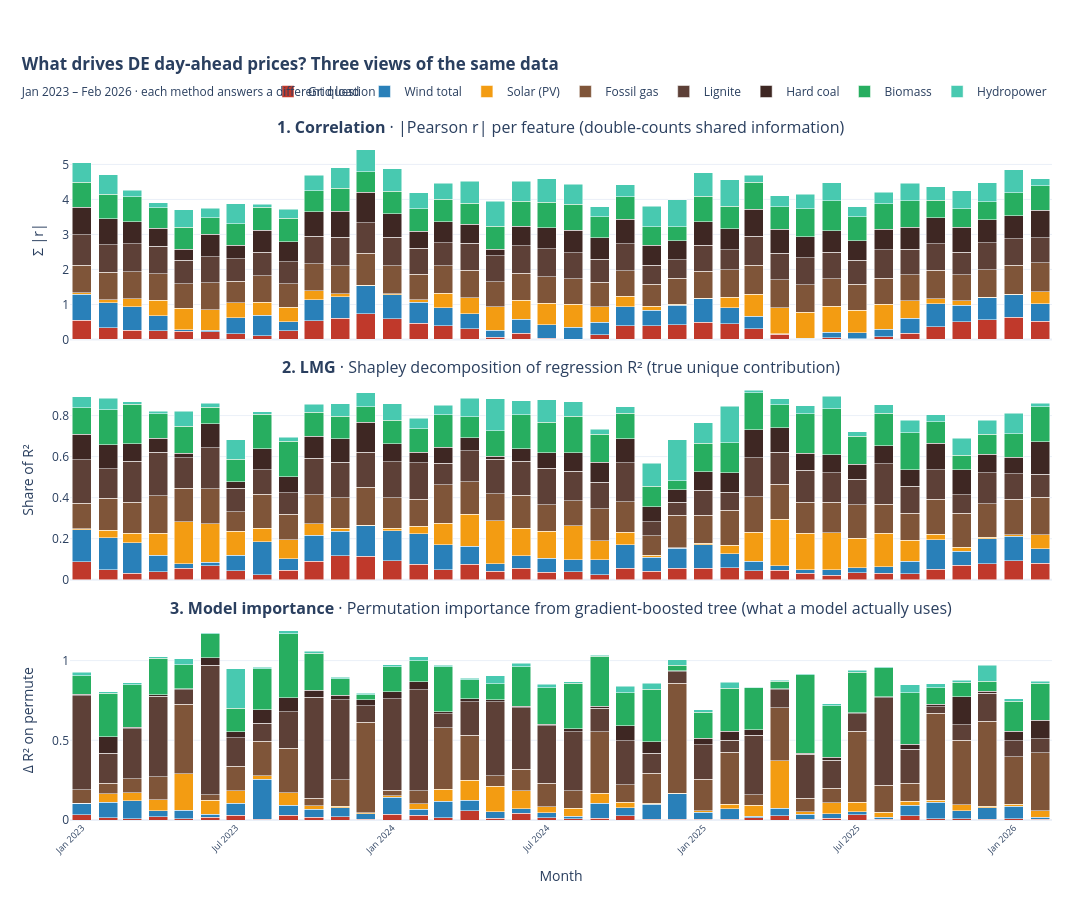

The notebook cell saved with this chart:
### Markdown cell above
### 5b. Three-way attribution — correlation vs LMG vs permutation

### Code cell
import pandas as pd
import numpy as np
import plotly.graph_objects as go
from plotly.subplots import make_subplots
from sklearn.linear_model import LinearRegression
from sklearn.ensemble import GradientBoostingRegressor
from sklearn.inspection import permutation_importance
from scipy.stats import pearsonr
from itertools import combinations

# ---- feature set ----
# For fair comparison across methods, use the same features everywhere.
# Residual load is excluded because it's a linear combo of others (would
# break LMG) — we'll discuss it separately.
FEATURES = {
    "Grid load":     "actual_cons__grid_load",
    "Wind total":    None,   # computed below
    "Solar (PV)":    "actual_gen__photovoltaics",
    "Fossil gas":    "actual_gen__fossil_gas",
    "Lignite":       "actual_gen__lignite",
    "Hard coal":     "actual_gen__hard_coal",
    "Biomass":       "actual_gen__biomass",
    "Hydropower":    "actual_gen__hydropower",
}
TARGET = "price__germany_luxembourg"

work = df.copy()
work["Wind total"] = (work["actual_gen__wind_onshore"]
                     + work["actual_gen__wind_offshore"])
FEATURES["Wind total"] = "Wind total"


# ---- method 1: Pearson correlation ----
def correlation_shares(X: pd.DataFrame, y: pd.Series) -> pd.Series:
    """Signed Pearson r per feature. Absolute value used for the chart."""
    return pd.Series({c: pearsonr(X[c], y)[0] for c in X.columns})


# ---- method 2: LMG (Shapley-value decomposition of R²) ----
def lmg_shares(X: pd.DataFrame, y: pd.Series) -> pd.Series:
    """Non-negative shares summing to R² of the full linear model."""
    feats = list(X.columns)
    n = len(feats)
    r2_cache = {(): 0.0}
    for size in range(1, n + 1):
        for subset in combinations(feats, size):
            key = tuple(sorted(subset))                   # <-- canonical key
            r2_cache[key] = (LinearRegression()
                             .fit(X[list(key)].values, y.values)
                             .score(X[list(key)].values, y.values))
    shares = {f: 0.0 for f in feats}
    for f in feats:
        for size in range(n):
            others = [o for o in feats if o != f]
            sub_list = list(combinations(others, size))
            marg = sum(
                r2_cache[tuple(sorted(s + (f,)))]
                - r2_cache[tuple(sorted(s))]
                for s in sub_list
            )
            shares[f] += marg / len(sub_list) / n
    return pd.Series(shares)

# ---- method 3: Permutation importance from a gradient-boosted tree ----
def model_importance(X: pd.DataFrame, y: pd.Series, random_state=0) -> pd.Series:
    """Permutation importance: mean drop in R² when a feature is shuffled."""
    model = GradientBoostingRegressor(
        n_estimators=100, max_depth=3, learning_rate=0.1,
        random_state=random_state,
    ).fit(X.values, y.values)
    imp = permutation_importance(
        model, X.values, y.values,
        n_repeats=5, random_state=random_state, scoring="r2",
    )
    return pd.Series(imp.importances_mean, index=X.columns)


# ---- run per month ----
work["year_month"] = work.index.to_period("M")
corr_rows, lmg_rows, imp_rows = [], [], []

for ym, g in work.groupby("year_month"):
    if len(g) < 500:
        continue
    X = g[list(FEATURES.values())].copy()
    X.columns = list(FEATURES.keys())
    y = g[TARGET]
    valid = X.notna().all(axis=1) & y.notna()
    X, y = X[valid], y[valid]
    if len(X) < 500:
        continue
    key = {"year_month": str(ym)}
    corr_rows.append({**key, **correlation_shares(X, y).to_dict()})
    lmg_rows.append ({**key, **lmg_shares(X, y).to_dict()})
    imp_rows.append ({**key, **model_importance(X, y).to_dict()})

corr_df = pd.DataFrame(corr_rows).set_index("year_month")
lmg_df  = pd.DataFrame(lmg_rows).set_index("year_month")
imp_df  = pd.DataFrame(imp_rows).set_index("year_month")

feat_order = list(FEATURES.keys())

# ---- plot: three stacked charts on shared x-axis ----
# Top:    |r| from correlation (so everything is positive and comparable)
# Middle: LMG share
# Bottom: permutation importance

COLORS = {
    "Grid load":   "#c0392b",
    "Wind total":  "#2980b9",
    "Solar (PV)":  "#f39c12",
    "Fossil gas":  "#7f5539",
    "Lignite":     "#5d4037",
    "Hard coal":   "#3e2723",
    "Biomass":     "#27ae60",
    "Hydropower":  "#48c9b0",
}

fig = make_subplots(
    rows=3, cols=1, shared_xaxes=True,
    vertical_spacing=0.06,
    subplot_titles=(
        "<b>1. Correlation</b> · |Pearson r| per feature (double-counts shared information)",
        "<b>2. LMG</b> · Shapley decomposition of regression R² (true unique contribution)",
        "<b>3. Model importance</b> · Permutation importance from gradient-boosted tree (what a model actually uses)",
    ),
)

def add_stack(data, row, showlegend):
    for feat in feat_order:
        y = data[feat].abs() if row == 1 else data[feat].clip(lower=0)
        fig.add_trace(go.Bar(
            x=data.index, y=y,
            name=feat, marker_color=COLORS[feat],
            legendgroup=feat, showlegend=showlegend,
            hovertemplate=(f"<b>{feat}</b><br>%{{x}}<br>"
                           "%{y:.3f}<extra></extra>"),
        ), row=row, col=1)

add_stack(corr_df, 1, showlegend=True)
add_stack(lmg_df,  2, showlegend=False)
add_stack(imp_df,  3, showlegend=False)

fig.update_layout(
    barmode="stack",
    title=dict(
        text="<b>What drives DE day-ahead prices? Three views of the same data</b>"
             "<br><sub>Jan 2023 – Feb 2026 · each method answers a different question</sub>",
        x=0.02, xanchor="left",
    ),
    height=900, width=1400,
    template="plotly_white",
    legend=dict(orientation="h", yanchor="bottom", y=1.05,
                xanchor="right", x=1),
    margin=dict(l=70, r=40, t=140, b=80),
)

for row, title in [(1, "Σ |r|"), (2, "Share of R²"), (3, "Δ R² on permute")]:
    fig.update_yaxes(title_text=title, row=row, col=1)
fig.update_xaxes(title_text="Month", row=3, col=1, tickangle=-45,
                 tickfont=dict(size=9))

fig.show()

# ---- printed summary: per-method annual means ----
for label, d in [("CORRELATION (|r|)", corr_df.abs()),
                 ("LMG (variance share)", lmg_df),
                 ("MODEL IMPORTANCE", imp_df)]:
    d = d.copy()
    d["year"] = pd.PeriodIndex(d.index, freq="M").year
    print(f"\n=== {label} · annual means ===")
    print(d.groupby("year")[feat_order].mean().round(3).T.to_string())

### Figure 1 — Plotly figure (JSON) as saved in the notebook; plotly's stock layout.template omitted (floating-point values rounded to 4 significant figures)
{"data": [{"hovertemplate": "<b>Grid load</b><br>%{x}<br>%{y:.3f}<extra></extra>", "legendgroup": "Grid load", "marker": {"color": "#c0392b"}, "name": "Grid load", "showlegend": true, "type": "bar", "x": ["2023-01", "2023-02", "2023-03", "2023-04", "2023-05", "2023-06", "2023-07", "2023-08", "2023-09", "2023-10", "2023-11", "2023-12", "2024-01", "2024-02", "2024-03", "2024-04", "2024-05", "2024-06", "2024-07", "2024-08", "2024-09", "2024-10", "2024-11", "2024-12", "2025-01", "2025-02", "2025-03", "2025-04", "2025-05", "2025-06", "2025-07", "2025-08", "2025-09", "2025-10", "2025-11", "2025-12", "2026-01", "2026-02"], "xaxis": "x", "y": [0.5528, 0.3411, 0.2676, 0.2535, 0.2342, 0.2135, 0.1592, 0.1036, 0.2483, 0.5313, 0.6102, 0.7306, 0.5981, 0.4598, 0.3894, 0.3075, 0.07017, 0.181, 0.03333, 0.01309, 0.1402, 0.3874, 0.3887, 0.4253, 0.4885, 0.4497, 0.3015, 0.1528, 0.016, 0.04615, 0.01385, 0.08474, 0.1789, 0.3608, 0.4999, 0.5635, 0.6391, 0.518], "yaxis": "y"}, {"hovertemplate": "<b>Wind total</b><br>%{x}<br>%{y:.3f}<extra></extra>", "legendgroup": "Wind total", "marker": {"color": "#2980b9"}, "name": "Wind total", "showlegend": true, "type": "bar", "x": ["2023-01", "2023-02", "2023-03", "2023-04", "2023-05", "2023-06", "2023-07", "2023-08", "2023-09", "2023-10", "2023-11", "2023-12", "2024-01", "2024-02", "2024-03", "2024-04", "2024-05", "2024-06", "2024-07", "2024-08", "2024-09", "2024-10", "2024-11", "2024-12", "2025-01", "2025-02", "2025-03", "2025-04", "2025-05", "2025-06", "2025-07", "2025-08", "2025-09", "2025-10", "2025-11", "2025-12", "2026-01", "2026-02"], "xaxis": "x", "y": [0.7443, 0.7123, 0.6657, 0.4232, 0.04379, 0.04936, 0.4635, 0.5948, 0.2635, 0.6052, 0.6128, 0.7977, 0.6808, 0.604, 0.5238, 0.4339, 0.1946, 0.3929, 0.3813, 0.333, 0.3568, 0.5494, 0.448, 0.557, 0.6743, 0.4636, 0.3585, 0.004534, 0.02226, 0.1531, 0.1829, 0.2107, 0.4229, 0.6612, 0.4806, 0.6259, 0.6395, 0.4978], "yaxis": "y"}, {"hovertemplate": "<b>Solar (PV)</b><br>%{x}<br>%{y:.3f}<extra></extra>", "legendgroup": "Solar (PV)", "marker": {"color": "#f39c12"}, "name": "Solar (PV)", "showlegend": true, "type": "bar", "x": ["2023-01", "2023-02", "2023-03", "2023-04", "2023-05", "2023-06", "2023-07", "2023-08", "2023-09", "2023-10", "2023-11", "2023-12", "2024-01", "2024-02", "2024-03", "2024-04", "2024-05", "2024-06", "2024-07", "2024-08", "2024-09", "2024-10", "2024-11", "2024-12", "2025-01", "2025-02", "2025-03", "2025-04", "2025-05", "2025-06", "2025-07", "2025-08", "2025-09", "2025-10", "2025-11", "2025-12", "2026-01", "2026-02"], "xaxis": "x", "y": [0.04456, 0.07828, 0.2319, 0.4369, 0.6077, 0.5907, 0.4215, 0.3626, 0.4102, 0.2559, 0.07828, 0.02574, 0.02238, 0.0721, 0.4102, 0.4564, 0.6751, 0.5424, 0.6156, 0.6651, 0.4436, 0.2949, 0.1099, 0.01843, 0.01133, 0.288, 0.6322, 0.7504, 0.7337, 0.7487, 0.6447, 0.7041, 0.4996, 0.1481, 0.1199, 0.01897, 0.01375, 0.3442], "yaxis": "y"}, {"hovertemplate": "<b>Fossil gas</b><br>%{x}<br>%{y:.3f}<extra></extra>", "legendgroup": "Fossil gas", "marker": {"color": "#7f5539"}, "name": "Fossil gas", "showlegend": true, "type": "bar", "x": ["2023-01", "2023-02", "2023-03", "2023-04", "2023-05", "2023-06", "2023-07", "2023-08", "2023-09", "2023-10", "2023-11", "2023-12", "2024-01", "2024-02", "2024-03", "2024-04", "2024-05", "2024-06", "2024-07", "2024-08", "2024-09", "2024-10", "2024-11", "2024-12", "2025-01", "2025-02", "2025-03", "2025-04", "2025-05", "2025-06", "2025-07", "2025-08", "2025-09", "2025-10", "2025-11", "2025-12", "2026-01", "2026-02"], "xaxis": "x", "y": [0.7832, 0.7943, 0.765, 0.7633, 0.7122, 0.7627, 0.6256, 0.7665, 0.6695, 0.7668, 0.805, 0.9158, 0.8025, 0.7231, 0.7853, 0.7809, 0.7053, 0.7818, 0.7584, 0.726, 0.6876, 0.7349, 0.6337, 0.7453, 0.7785, 0.7884, 0.8335, 0.7946, 0.791, 0.7893, 0.7336, 0.7556, 0.7452, 0.8099, 0.7534, 0.7864, 0.8291, 0.8337], "yaxis": "y"}, {"hovertemplate": "<b>Lignite</b><br>%{x}<br>%{y:.3f}<extra></extra>", "legendgroup": "Lignite", "marker": {"color": "#5d4037"}, "name": "Lignite", "showlegend": true, "type": "bar", "x": ["2023-01", "2023-02", "2023-03", "2023-04", "2023-05", "2023-06", "2023-07", "2023-08", "2023-09", "2023-10", "2023-11", "2023-12", "2024-01", "2024-02", "2024-03", "2024-04", "2024-05", "2024-06", "2024-07", "2024-08", "2024-09", "2024-10", "2024-11", "2024-12", "2025-01", "2025-02", "2025-03", "2025-04", "2025-05", "2025-06", "2025-07", "2025-08", "2025-09", "2025-10", "2025-11", "2025-12", "2026-01", "2026-02"], "xaxis": "x", "y": [0.8709, 0.7745, 0.8106, 0.7874, 0.6689, 0.741, 0.6404, 0.6678, 0.6336, 0.7902, 0.8106, 0.872, 0.8184, 0.7528, 0.6581, 0.7688, 0.7411, 0.7746, 0.8021, 0.7416, 0.6651, 0.7622, 0.5426, 0.5324, 0.7328, 0.5726, 0.8261, 0.7659, 0.7693, 0.7504, 0.6934, 0.8021, 0.738, 0.7547, 0.6392, 0.7725, 0.7518, 0.7074], "yaxis": "y"}, {"hovertemplate": "<b>Hard coal</b><br>%{x}<br>%{y:.3f}<extra></extra>", "legendgroup": "Hard coal", "marker": {"color": "#3e2723"}, "name": "Hard coal", "showlegend": true, "type": "bar", "x": ["2023-01", "2023-02", "2023-03", "2023-04", "2023-05", "2023-06", "2023-07", "2023-08", "2023-09", "2023-10", "2023-11", "2023-12", "2024-01", "2024-02", "2024-03", "2024-04", "2024-05", "2024-06", "2024-07", "2024-08", "2024-09", "2024-10", "2024-11", "2024-12", "2025-01", "2025-02", "2025-03", "2025-04", "2025-05", "2025-06", "2025-07", "2025-08", "2025-09", "2025-10", "2025-11", "2025-12", "2026-01", "2026-02"], "xaxis": "x", "y": [0.7852, 0.7447, 0.6181, 0.5106, 0.3154, 0.6521, 0.3832, 0.6223, 0.5635, 0.6939, 0.7482, 0.8605, 0.6706, 0.4805, 0.5965, 0.5465, 0.1981, 0.5584, 0.5942, 0.6355, 0.6074, 0.7003, 0.5697, 0.5368, 0.6807, 0.6061, 0.7674, 0.6809, 0.5974, 0.6239, 0.5501, 0.5983, 0.6217, 0.7369, 0.7143, 0.6568, 0.6595, 0.7887], "yaxis": "y"}, {"hovertemplate": "<b>Biomass</b><br>%{x}<br>%{y:.3f}<extra></extra>", "legendgroup": "Biomass", "marker": {"color": "#27ae60"}, "name": "Biomass", "showlegend": true, "type": "bar", "x": ["2023-01", "2023-02", "2023-03", "2023-04", "2023-05", "2023-06", "2023-07", "2023-08", "2023-09", "2023-10", "2023-11", "2023-12", "2024-01", "2024-02", "2024-03", "2024-04", "2024-05", "2024-06", "2024-07", "2024-08", "2024-09", "2024-10", "2024-11", "2024-12", "2025-01", "2025-02", "2025-03", "2025-04", "2025-05", "2025-06", "2025-07", "2025-08", "2025-09", "2025-10", "2025-11", "2025-12", "2026-01", "2026-02"], "xaxis": "x", "y": [0.7181, 0.7093, 0.7207, 0.5834, 0.624, 0.4742, 0.6115, 0.6666, 0.6705, 0.6067, 0.6564, 0.5879, 0.6459, 0.6408, 0.6453, 0.5991, 0.6504, 0.7186, 0.7355, 0.7548, 0.611, 0.6483, 0.522, 0.3991, 0.7224, 0.6442, 0.7717, 0.636, 0.8027, 0.8535, 0.6887, 0.7272, 0.7538, 0.5068, 0.5342, 0.5053, 0.6533, 0.704], "yaxis": "y"}, {"hovertemplate": "<b>Hydropower</b><br>%{x}<br>%{y:.3f}<extra></extra>", "legendgroup": "Hydropower", "marker": {"color": "#48c9b0"}, "name": "Hydropower", "showlegend": true, "type": "bar", "x": ["2023-01", "2023-02", "2023-03", "2023-04", "2023-05", "2023-06", "2023-07", "2023-08", "2023-09", "2023-10", "2023-11", "2023-12", "2024-01", "2024-02", "2024-03", "2024-04", "2024-05", "2024-06", "2024-07", "2024-08", "2024-09", "2024-10", "2024-11", "2024-12", "2025-01", "2025-02", "2025-03", "2025-04", "2025-05", "2025-06", "2025-07", "2025-08", "2025-09", "2025-10", "2025-11", "2025-12", "2026-01", "2026-02"], "xaxis": "x", "y": [0.554, 0.5489, 0.1886, 0.1489, 0.4998, 0.2629, 0.5708, 0.07437, 0.2652, 0.4375, 0.5814, 0.6236, 0.6326, 0.4534, 0.4491, 0.6306, 0.708, 0.5663, 0.674, 0.5624, 0.2754, 0.3417, 0.593, 0.772, 0.6738, 0.7573, 0.202, 0.3192, 0.4126, 0.5174, 0.289, 0.3164, 0.5017, 0.3832, 0.5042, 0.5526, 0.6568, 0.1999], "yaxis": "y"}, {"hovertemplate": "<b>Grid load</b><br>%{x}<br>%{y:.3f}<extra></extra>", "legendgroup": "Grid load", "marker": {"color": "#c0392b"}, "name": "Grid load", "showlegend": false, "type": "bar", "x": ["2023-01", "2023-02", "2023-03", "2023-04", "2023-05", "2023-06", "2023-07", "2023-08", "2023-09", "2023-10", "2023-11", "2023-12", "2024-01", "2024-02", "2024-03", "2024-04", "2024-05", "2024-06", "2024-07", "2024-08", "2024-09", "2024-10", "2024-11", "2024-12", "2025-01", "2025-02", "2025-03", "2025-04", "2025-05", "2025-06", "2025-07", "2025-08", "2025-09", "2025-10", "2025-11", "2025-12", "2026-01", "2026-02"], "xaxis": "x2", "y": [0.08866, 0.04756, 0.03152, 0.03999, 0.05516, 0.06714, 0.04324, 0.02377, 0.04726, 0.08929, 0.1161, 0.1136, 0.09306, 0.07509, 0.04803, 0.07618, 0.04123, 0.05712, 0.03548, 0.03869, 0.02422, 0.05624, 0.04015, 0.05648, 0.05653, 0.05844, 0.04265, 0.04572, 0.03067, 0.02123, 0.03361, 0.03193, 0.02832, 0.051, 0.0697, 0.07871, 0.0933, 0.07984], "yaxis": "y2"}, {"hovertemplate": "<b>Wind total</b><br>%{x}<br>%{y:.3f}<extra></extra>", "legendgroup": "Wind total", "marker": {"color": "#2980b9"}, "name": "Wind total", "showlegend": false, "type": "bar", "x": ["2023-01", "2023-02", "2023-03", "2023-04", "2023-05", "2023-06", "2023-07", "2023-08", "2023-09", "2023-10", "2023-11", "2023-12", "2024-01", "2024-02", "2024-03", "2024-04", "2024-05", "2024-06", "2024-07", "2024-08", "2024-09", "2024-10", "2024-11", "2024-12", "2025-01", "2025-02", "2025-03", "2025-04", "2025-05", "2025-06", "2025-07", "2025-08", "2025-09", "2025-10", "2025-11", "2025-12", "2026-01", "2026-02"], "xaxis": "x2", "y": [0.1539, 0.1578, 0.1488, 0.0783, 0.02344, 0.0183, 0.07693, 0.1615, 0.05472, 0.1264, 0.1194, 0.1496, 0.1447, 0.1489, 0.1224, 0.08796, 0.03724, 0.05974, 0.0685, 0.05792, 0.07396, 0.115, 0.07033, 0.09717, 0.1143, 0.06922, 0.04813, 0.0235, 0.01679, 0.02724, 0.02383, 0.03069, 0.06166, 0.1436, 0.06969, 0.1212, 0.1183, 0.07143], "yaxis": "y2"}, {"hovertemplate": "<b>Solar (PV)</b><br>%{x}<br>%{y:.3f}<extra></extra>", "legendgroup": "Solar (PV)", "marker": {"color": "#f39c12"}, "name": "Solar (PV)", "showlegend": false, "type": "bar", "x": ["2023-01", "2023-02", "2023-03", "2023-04", "2023-05", "2023-06", "2023-07", "2023-08", "2023-09", "2023-10", "2023-11", "2023-12", "2024-01", "2024-02", "2024-03", "2024-04", "2024-05", "2024-06", "2024-07", "2024-08", "2024-09", "2024-10", "2024-11", "2024-12", "2025-01", "2025-02", "2025-03", "2025-04", "2025-05", "2025-06", "2025-07", "2025-08", "2025-09", "2025-10", "2025-11", "2025-12", "2026-01", "2026-02"], "xaxis": "x2", "y": [0.004863, 0.03669, 0.0456, 0.1083, 0.203, 0.1863, 0.1163, 0.06504, 0.09375, 0.05774, 0.01603, 0.002765, 0.01223, 0.03741, 0.1041, 0.1558, 0.2084, 0.1335, 0.1323, 0.1663, 0.09137, 0.05925, 0.008552, 0.003343, 0.005973, 0.04033, 0.1403, 0.2266, 0.1784, 0.181, 0.1441, 0.1644, 0.1014, 0.02792, 0.01864, 0.006501, 0.008655, 0.06707], "yaxis": "y2"}, {"hovertemplate": "<b>Fossil gas</b><br>%{x}<br>%{y:.3f}<extra></extra>", "legendgroup": "Fossil gas", "marker": {"color": "#7f5539"}, "name": "Fossil gas", "showlegend": false, "type": "bar", "x": ["2023-01", "2023-02", "2023-03", "2023-04", "2023-05", "2023-06", "2023-07", "2023-08", "2023-09", "2023-10", "2023-11", "2023-12", "2024-01", "2024-02", "2024-03", "2024-04", "2024-05", "2024-06", "2024-07", "2024-08", "2024-09", "2024-10", "2024-11", "2024-12", "2025-01", "2025-02", "2025-03", "2025-04", "2025-05", "2025-06", "2025-07", "2025-08", "2025-09", "2025-10", "2025-11", "2025-12", "2026-01", "2026-02"], "xaxis": "x2", "y": [0.1241, 0.1541, 0.1527, 0.1823, 0.1642, 0.1709, 0.09366, 0.1653, 0.1242, 0.1395, 0.1482, 0.1852, 0.1483, 0.131, 0.1876, 0.1573, 0.1332, 0.161, 0.1291, 0.1223, 0.1557, 0.1492, 0.09438, 0.1579, 0.1384, 0.1714, 0.1722, 0.1684, 0.1514, 0.1485, 0.1628, 0.1404, 0.1334, 0.1705, 0.1661, 0.1648, 0.1718, 0.1846], "yaxis": "y2"}, {"hovertemplate": "<b>Lignite</b><br>%{x}<br>%{y:.3f}<extra></extra>", "legendgroup": "Lignite", "marker": {"color": "#5d4037"}, "name": "Lignite", "showlegend": false, "type": "bar", "x": ["2023-01", "2023-02", "2023-03", "2023-04", "2023-05", "2023-06", "2023-07", "2023-08", "2023-09", "2023-10", "2023-11", "2023-12", "2024-01", "2024-02", "2024-03", "2024-04", "2024-05", "2024-06", "2024-07", "2024-08", "2024-09", "2024-10", "2024-11", "2024-12", "2025-01", "2025-02", "2025-03", "2025-04", "2025-05", "2025-06", "2025-07", "2025-08", "2025-09", "2025-10", "2025-11", "2025-12", "2026-01", "2026-02"], "xaxis": "x2", "y": [0.2129, 0.1444, 0.1977, 0.213, 0.1489, 0.2016, 0.1162, 0.1214, 0.1049, 0.1792, 0.1716, 0.1688, 0.1757, 0.177, 0.1056, 0.1525, 0.1678, 0.1653, 0.1791, 0.1437, 0.1306, 0.1894, 0.07012, 0.0618, 0.1221, 0.08798, 0.192, 0.1575, 0.1559, 0.1436, 0.1253, 0.1977, 0.1299, 0.1421, 0.09001, 0.1512, 0.1246, 0.1113], "yaxis": "y2"}, {"hovertemplate": "<b>Hard coal</b><br>%{x}<br>%{y:.3f}<extra></extra>", "legendgroup": "Hard coal", "marker": {"color": "#3e2723"}, "name": "Hard coal", "showlegend": false, "type": "bar", "x": ["2023-01", "2023-02", "2023-03", "2023-04", "2023-05", "2023-06", "2023-07", "2023-08", "2023-09", "2023-10", "2023-11", "2023-12", "2024-01", "2024-02", "2024-03", "2024-04", "2024-05", "2024-06", "2024-07", "2024-08", "2024-09", "2024-10", "2024-11", "2024-12", "2025-01", "2025-02", "2025-03", "2025-04", "2025-05", "2025-06", "2025-07", "2025-08", "2025-09", "2025-10", "2025-11", "2025-12", "2026-01", "2026-02"], "xaxis": "x2", "y": [0.1249, 0.1184, 0.08711, 0.06773, 0.02221, 0.1167, 0.02992, 0.1015, 0.07825, 0.1062, 0.1153, 0.1474, 0.08801, 0.05282, 0.07697, 0.06231, 0.01388, 0.06178, 0.07382, 0.0888, 0.09704, 0.1178, 0.07235, 0.06261, 0.08848, 0.09337, 0.1367, 0.1181, 0.0829, 0.08783, 0.07236, 0.0881, 0.08061, 0.1306, 0.1225, 0.09006, 0.07994, 0.157], "yaxis": "y2"}, {"hovertemplate": "<b>Biomass</b><br>%{x}<br>%{y:.3f}<extra></extra>", "legendgroup": "Biomass", "marker": {"color": "#27ae60"}, "name": "Biomass", "showlegend": false, "type": "bar", "x": ["2023-01", "2023-02", "2023-03", "2023-04", "2023-05", "2023-06", "2023-07", "2023-08", "2023-09", "2023-10", "2023-11", "2023-12", "2024-01", "2024-02", "2024-03", "2024-04", "2024-05", "2024-06", "2024-07", "2024-08", "2024-09", "2024-10", "2024-11", "2024-12", "2025-01", "2025-02", "2025-03", "2025-04", "2025-05", "2025-06", "2025-07", "2025-08", "2025-09", "2025-10", "2025-11", "2025-12", "2026-01", "2026-02"], "xaxis": "x2", "y": [0.1286, 0.1686, 0.1926, 0.1202, 0.1309, 0.07931, 0.111, 0.1687, 0.1718, 0.1189, 0.111, 0.07562, 0.1158, 0.1143, 0.1598, 0.1019, 0.1232, 0.1664, 0.1489, 0.1781, 0.1366, 0.1244, 0.09854, 0.04194, 0.1393, 0.1476, 0.1802, 0.1141, 0.1924, 0.2232, 0.1362, 0.159, 0.1818, 0.1035, 0.06909, 0.09674, 0.1151, 0.172], "yaxis": "y2"}, {"hovertemplate": "<b>Hydropower</b><br>%{x}<br>%{y:.3f}<extra></extra>", "legendgroup": "Hydropower", "marker": {"color": "#48c9b0"}, "name": "Hydropower", "showlegend": false, "type": "bar", "x": ["2023-01", "2023-02", "2023-03", "2023-04", "2023-05", "2023-06", "2023-07", "2023-08", "2023-09", "2023-10", "2023-11", "2023-12", "2024-01", "2024-02", "2024-03", "2024-04", "2024-05", "2024-06", "2024-07", "2024-08", "2024-09", "2024-10", "2024-11", "2024-12", "2025-01", "2025-02", "2025-03", "2025-04", "2025-05", "2025-06", "2025-07", "2025-08", "2025-09", "2025-10", "2025-11", "2025-12", "2026-01", "2026-02"], "xaxis": "x2", "y": [0.05407, 0.05766, 0.01208, 0.0104, 0.07422, 0.02062, 0.09526, 0.01028, 0.01884, 0.03879, 0.06081, 0.06754, 0.0797, 0.05119, 0.04584, 0.09133, 0.1558, 0.06762, 0.1091, 0.07221, 0.02465, 0.0307, 0.1129, 0.2006, 0.09903, 0.1779, 0.01127, 0.02785, 0.04003, 0.06263, 0.02419, 0.03991, 0.06039, 0.03443, 0.08325, 0.06773, 0.1003, 0.0172], "yaxis": "y2"}, {"hovertemplate": "<b>Grid load</b><br>%{x}<br>%{y:.3f}<extra></extra>", "legendgroup": "Grid load", "marker": {"color": "#c0392b"}, "name": "Grid load", "showlegend": false, "type": "bar", "x": ["2023-01", "2023-02", "2023-03", "2023-04", "2023-05", "2023-06", "2023-07", "2023-08", "2023-09", "2023-10", "2023-11", "2023-12", "2024-01", "2024-02", "2024-03", "2024-04", "2024-05", "2024-06", "2024-07", "2024-08", "2024-09", "2024-10", "2024-11", "2024-12", "2025-01", "2025-02", "2025-03", "2025-04", "2025-05", "2025-06", "2025-07", "2025-08", "2025-09", "2025-10", "2025-11", "2025-12", "2026-01", "2026-02"], "xaxis": "x3", "y": [0.03427, 0.01514, 0.007628, 0.02189, 0.008271, 0.01881, 0.029, 0.003875, 0.02966, 0.01615, 0.02021, 0.005091, 0.03482, 0.02997, 0.01299, 0.05705, 0.01058, 0.04084, 0.01488, 0.006407, 0.01087, 0.02696, 0.003684, 0.003988, 0.00505, 0.003674, 0.01281, 0.0258, 0.004012, 0.01159, 0.03349, 0.005949, 0.02629, 0.008769, 0.007651, 0.004993, 0.006778, 0.005249], "yaxis": "y3"}, {"hovertemplate": "<b>Wind total</b><br>%{x}<br>%{y:.3f}<extra></extra>", "legendgroup": "Wind total", "marker": {"color": "#2980b9"}, "name": "Wind total", "showlegend": false, "type": "bar", "x": ["2023-01", "2023-02", "2023-03", "2023-04", "2023-05", "2023-06", "2023-07", "2023-08", "2023-09", "2023-10", "2023-11", "2023-12", "2024-01", "2024-02", "2024-03", "2024-04", "2024-05", "2024-06", "2024-07", "2024-08", "2024-09", "2024-10", "2024-11", "2024-12", "2025-01", "2025-02", "2025-03", "2025-04", "2025-05", "2025-06", "2025-07", "2025-08", "2025-09", "2025-10", "2025-11", "2025-12", "2026-01", "2026-02"], "xaxis": "x3", "y": [0.06935, 0.09487, 0.1142, 0.03467, 0.05187, 0.01625, 0.07694, 0.251, 0.0639, 0.0504, 0.05606, 0.0339, 0.1089, 0.03752, 0.1061, 0.06835, 0.03982, 0.02926, 0.03152, 0.01572, 0.09367, 0.04876, 0.09537, 0.1613, 0.04337, 0.06803, 0.009921, 0.0476, 0.03291, 0.02801, 0.01726, 0.01148, 0.06514, 0.1038, 0.05135, 0.07319, 0.08081, 0.0132], "yaxis": "y3"}, {"hovertemplate": "<b>Solar (PV)</b><br>%{x}<br>%{y:.3f}<extra></extra>", "legendgroup": "Solar (PV)", "marker": {"color": "#f39c12"}, "name": "Solar (PV)", "showlegend": false, "type": "bar", "x": ["2023-01", "2023-02", "2023-03", "2023-04", "2023-05", "2023-06", "2023-07", "2023-08", "2023-09", "2023-10", "2023-11", "2023-12", "2024-01", "2024-02", "2024-03", "2024-04", "2024-05", "2024-06", "2024-07", "2024-08", "2024-09", "2024-10", "2024-11", "2024-12", "2025-01", "2025-02", "2025-03", "2025-04", "2025-05", "2025-06", "2025-07", "2025-08", "2025-09", "2025-10", "2025-11", "2025-12", "2026-01", "2026-02"], "xaxis": "x3", "y": [0.002176, 0.05576, 0.04792, 0.07, 0.2289, 0.08788, 0.07859, 0.02178, 0.07694, 0.02302, 0.01136, 0.005325, 0.009581, 0.03443, 0.073, 0.1249, 0.1627, 0.1129, 0.03798, 0.05269, 0.06221, 0.03691, 0.005827, 0.003572, 0.008759, 0.0276, 0.06929, 0.2972, 0.01566, 0.06748, 0.06207, 0.03044, 0.02606, 0.01205, 0.03614, 0.009418, 0.0113, 0.04096], "yaxis": "y3"}, {"hovertemplate": "<b>Fossil gas</b><br>%{x}<br>%{y:.3f}<extra></extra>", "legendgroup": "Fossil gas", "marker": {"color": "#7f5539"}, "name": "Fossil gas", "showlegend": false, "type": "bar", "x": ["2023-01", "2023-02", "2023-03", "2023-04", "2023-05", "2023-06", "2023-07", "2023-08", "2023-09", "2023-10", "2023-11", "2023-12", "2024-01", "2024-02", "2024-03", "2024-04", "2024-05", "2024-06", "2024-07", "2024-08", "2024-09", "2024-10", "2024-11", "2024-12", "2025-01", "2025-02", "2025-03", "2025-04", "2025-05", "2025-06", "2025-07", "2025-08", "2025-09", "2025-10", "2025-11", "2025-12", "2026-01", "2026-02"], "xaxis": "x3", "y": [0.08492, 0.06608, 0.09041, 0.1459, 0.4363, 0.03498, 0.1513, 0.2174, 0.2792, 0.04669, 0.1655, 0.5683, 0.03483, 0.08305, 0.3863, 0.2816, 0.06466, 0.1359, 0.1465, 0.1084, 0.3873, 0.109, 0.1872, 0.688, 0.1996, 0.3253, 0.06722, 0.3343, 0.085, 0.09143, 0.4426, 0.1687, 0.1132, 0.5444, 0.4054, 0.5318, 0.2971, 0.3633], "yaxis": "y3"}, {"hovertemplate": "<b>Lignite</b><br>%{x}<br>%{y:.3f}<extra></extra>", "legendgroup": "Lignite", "marker": {"color": "#5d4037"}, "name": "Lignite", "showlegend": false, "type": "bar", "x": ["2023-01", "2023-02", "2023-03", "2023-04", "2023-05", "2023-06", "2023-07", "2023-08", "2023-09", "2023-10", "2023-11", "2023-12", "2024-01", "2024-02", "2024-03", "2024-04", "2024-05", "2024-06", "2024-07", "2024-08", "2024-09", "2024-10", "2024-11", "2024-12", "2025-01", "2025-02", "2025-03", "2025-04", "2025-05", "2025-06", "2025-07", "2025-08", "2025-09", "2025-10", "2025-11", "2025-12", "2026-01", "2026-02"], "xaxis": "x3", "y": [0.5885, 0.1878, 0.3128, 0.5052, 0.092, 0.8124, 0.1793, 0.1142, 0.23, 0.6332, 0.5009, 0.1031, 0.5714, 0.6322, 0.08968, 0.2098, 0.4649, 0.3857, 0.3591, 0.3703, 0.1477, 0.2767, 0.1276, 0.07171, 0.2151, 0.07639, 0.3726, 0.1118, 0.2741, 0.1754, 0.1127, 0.5504, 0.2127, 0.04228, 0.09557, 0.1766, 0.1025, 0.08738], "yaxis": "y3"}, {"hovertemplate": "<b>Hard coal</b><br>%{x}<br>%{y:.3f}<extra></extra>", "legendgroup": "Hard coal", "marker": {"color": "#3e2723"}, "name": "Hard coal", "showlegend": false, "type": "bar", "x": ["2023-01", "2023-02", "2023-03", "2023-04", "2023-05", "2023-06", "2023-07", "2023-08", "2023-09", "2023-10", "2023-11", "2023-12", "2024-01", "2024-02", "2024-03", "2024-04", "2024-05", "2024-06", "2024-07", "2024-08", "2024-09", "2024-10", "2024-11", "2024-12", "2025-01", "2025-02", "2025-03", "2025-04", "2025-05", "2025-06", "2025-07", "2025-08", "2025-09", "2025-10", "2025-11", "2025-12", "2026-01", "2026-02"], "xaxis": "x3", "y": [0.01101, 0.1026, 0.009828, 0.00726, 0.006447, 0.04726, 0.03919, 0.08281, 0.08868, 0.04596, 0.02942, 0.03874, 0.04453, 0.05133, 0.009895, 0.01803, 0.01031, 0.00783, 0.01135, 0.01922, 0.01305, 0.09287, 0.06979, 0.006363, 0.04109, 0.05444, 0.03301, 0.008274, 0.006651, 0.02048, 0.004433, 0.005481, 0.03188, 0.01639, 0.1765, 0.01076, 0.05799, 0.1172], "yaxis": "y3"}, {"hovertemplate": "<b>Biomass</b><br>%{x}<br>%{y:.3f}<extra></extra>", "legendgroup": "Biomass", "marker": {"color": "#27ae60"}, "name": "Biomass", "showlegend": false, "type": "bar", "x": ["2023-01", "2023-02", "2023-03", "2023-04", "2023-05", "2023-06", "2023-07", "2023-08", "2023-09", "2023-10", "2023-11", "2023-12", "2024-01", "2024-02", "2024-03", "2024-04", "2024-05", "2024-06", "2024-07", "2024-08", "2024-09", "2024-10", "2024-11", "2024-12", "2025-01", "2025-02", "2025-03", "2025-04", "2025-05", "2025-06", "2025-07", "2025-08", "2025-09", "2025-10", "2025-11", "2025-12", "2026-01", "2026-02"], "xaxis": "x3", "y": [0.1142, 0.2725, 0.2659, 0.2303, 0.1518, 0.1524, 0.147, 0.2591, 0.4006, 0.2305, 0.1041, 0.03166, 0.1567, 0.1305, 0.2823, 0.1205, 0.1025, 0.2487, 0.228, 0.2853, 0.3111, 0.2083, 0.3306, 0.03457, 0.1635, 0.2718, 0.2655, 0.04562, 0.4933, 0.3239, 0.2537, 0.182, 0.3219, 0.1006, 0.0916, 0.06511, 0.1882, 0.231], "yaxis": "y3"}, {"hovertemplate": "<b>Hydropower</b><br>%{x}<br>%{y:.3f}<extra></extra>", "legendgroup": "Hydropower", "marker": {"color": "#48c9b0"}, "name": "Hydropower", "showlegend": false, "type": "bar", "x": ["2023-01", "2023-02", "2023-03", "2023-04", "2023-05", "2023-06", "2023-07", "2023-08", "2023-09", "2023-10", "2023-11", "2023-12", "2024-01", "2024-02", "2024-03", "2024-04", "2024-05", "2024-06", "2024-07", "2024-08", "2024-09", "2024-10", "2024-11", "2024-12", "2025-01", "2025-02", "2025-03", "2025-04", "2025-05", "2025-06", "2025-07", "2025-08", "2025-09", "2025-10", "2025-11", "2025-12", "2026-01", "2026-02"], "xaxis": "x3", "y": [0.02132, 0.008998, 0.01128, 0.007771, 0.03719, 0.004597, 0.249, 0.008942, 0.01988, 0.01329, 0.008473, 0.008237, 0.0144, 0.02534, 0.01127, 0.01039, 0.04854, 0.02226, 0.02383, 0.008289, 0.006111, 0.03829, 0.03843, 0.03673, 0.01557, 0.03841, 0.003109, 0.007458, 0.004658, 0.01182, 0.0132, 0.0084, 0.05068, 0.02631, 0.01328, 0.09918, 0.01745, 0.01086], "yaxis": "y3"}], "layout": {"annotations": [{"font": {"size": 16}, "showarrow": false, "text": "<b>1. Correlation</b> · |Pearson r| per feature (double-counts shared information)", "x": 0.5, "xanchor": "center", "xref": "paper", "y": 1, "yanchor": "bottom", "yref": "paper"}, {"font": {"size": 16}, "showarrow": false, "text": "<b>2. LMG</b> · Shapley decomposition of regression R² (true unique contribution)", "x": 0.5, "xanchor": "center", "xref": "paper", "y": 0.6467, "yanchor": "bottom", "yref": "paper"}, {"font": {"size": 16}, "showarrow": false, "text": "<b>3. Model importance</b> · Permutation importance from gradient-boosted tree (what a model actually uses)", "x": 0.5, "xanchor": "center", "xref": "paper", "y": 0.2933, "yanchor": "bottom", "yref": "paper"}], "barmode": "stack", "height": 900, "legend": {"orientation": "h", "x": 1, "xanchor": "right", "y": 1.05, "yanchor": "bottom"}, "margin": {"b": 80, "l": 70, "r": 40, "t": 140}, "title": {"text": "<b>What drives DE day-ahead prices? Three views of the same data</b><br><sub>Jan 2023 – Feb 2026 · each method answers a different question</sub>", "x": 0.02, "xanchor": "left"}, "width": 1400, "xaxis": {"anchor": "y", "domain": [0, 1], "matches": "x3", "showticklabels": false}, "xaxis2": {"anchor": "y2", "domain": [0, 1], "matches": "x3", "showticklabels": false}, "xaxis3": {"anchor": "y3", "domain": [0, 1], "tickangle": -45, "tickfont": {"size": 9}, "title": {"text": "Month"}}, "yaxis": {"anchor": "x", "domain": [0.7067, 1], "title": {"text": "Σ |r|"}}, "yaxis2": {"anchor": "x2", "domain": [0.3533, 0.6467], "title": {"text": "Share of R²"}}, "yaxis3": {"anchor": "x3", "domain": [0, 0.2933], "title": {"text": "Δ R² on permute"}}}}
